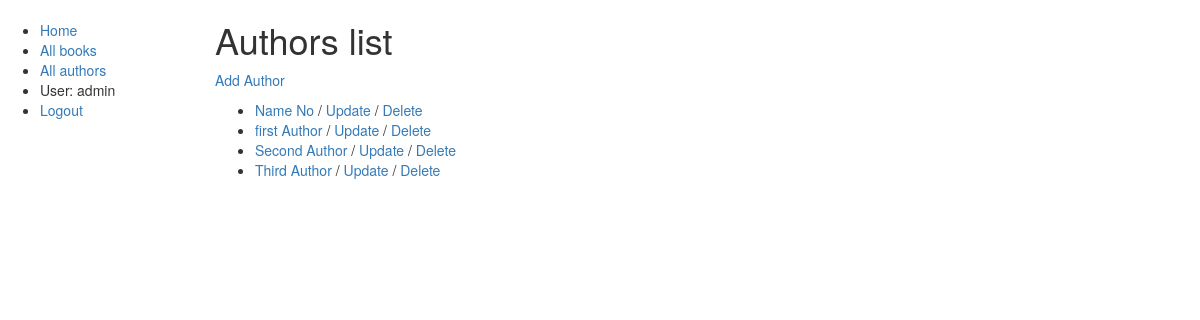
Page /catalog/authors/ (signed in) on the earlier database version.
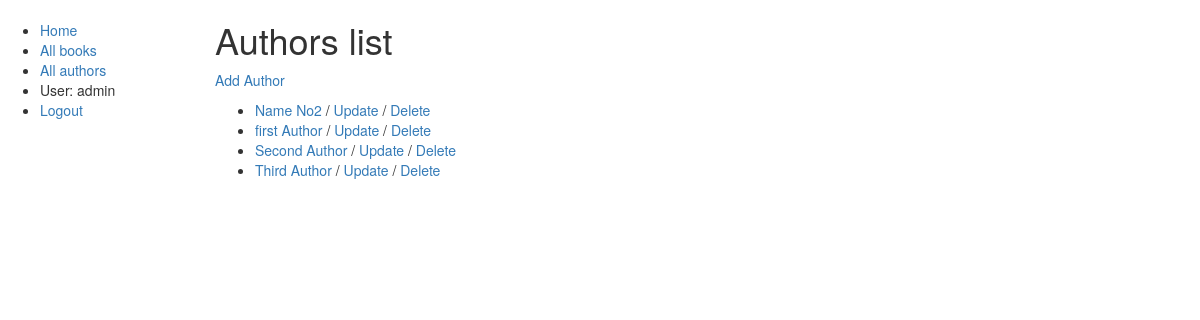
Same page on the later database version.
### catalog/models.py (models this page shows, shortened)
class Author(models.Model):
	first_name = models.CharField(max_length=100)
	last_name = models.CharField(max_length=100)
	date_of_birth = models.DateField(null=True, blank=True)
	date_of_death = models.DateField('Died', null=True, blank=True)
	def get_absolute_url(self):
		return reverse('author-detail', args=[str(self.id)])
	def __str__(self):
		return f'{self.last_name} {self.first_name}'

### catalog/views.py (the view)
class AuthorListView(LoginRequiredMixin, generic.ListView):
	model = Author
	context_object_name = 'all_author_list'
	template_name = 'authors/all_author_template.html'
	paginate_by = 5
	login_url = '/accounts/login/'
	redirect_field_name = 'redirect_to'
	def get_queryset(self):
		return Author.objects.all()

### catalog/templates/authors/all_author_template.html (shortened to what this page needs)
{% extends '../base.html' %}
{% block content %}
	<h1>Authors list</h1>
	<p><a href="{% url 'author-create' %}">Add Author</a></p>
	{% if all_author_list %}
		<ul>
			{% for author in all_author_list %}
				<li><a href="{{ author.get_absolute_url }}">{{ author }}</a> / <a href="{% url 'author-update' author.id %}">Update</a> / <a href="{% url 'author-delete' author.id %}">Delete</a></li>
			{% endfor %}
		</ul>
	{% else %}
		<p>There are no books in the library</p>
	{% endif %}
{% endblock content %}

Differences in the rows shown:
changed Author: last_name+first_name "Name No" → "Name No2"
